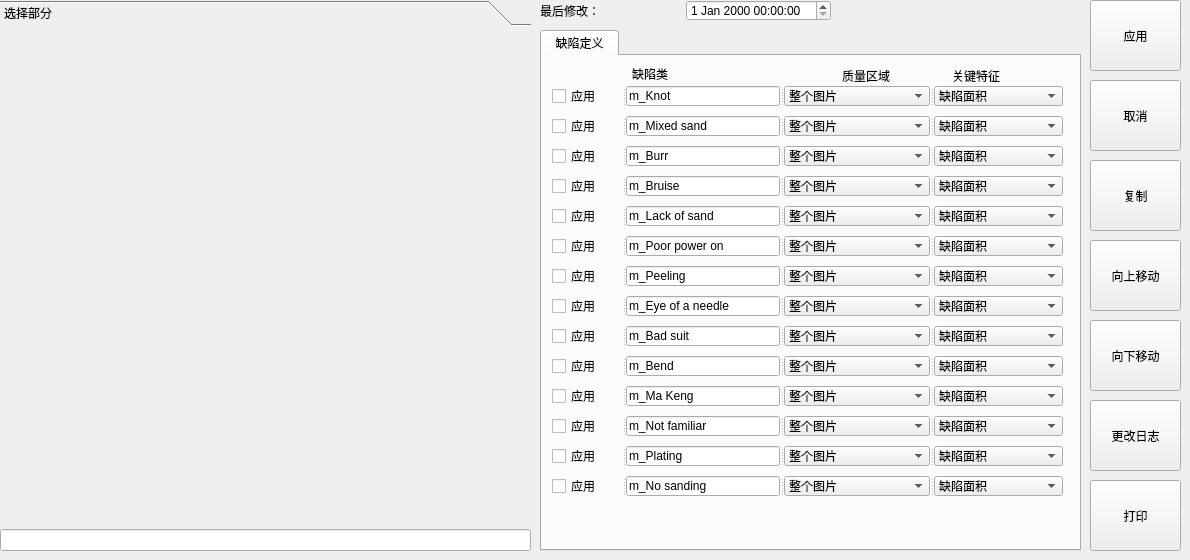
      <widget class="QWidget" name="tab_4">
       <attribute name="title">
        <string>产品参数</string>
       </attribute>
       <widget class="QWidget" name="layoutWidget_2">
        <property name="geometry">
         <rect>
          <x>540</x>
          <y>0</y>
          <width>291</width>
          <height>21</height>
         </rect>
        </property>
        <layout class="QHBoxLayout" name="horizontalLayout_14">
         <item>
          <widget class="QLabel" name="label_67">
           <property name="text">
            <string>最后修改：</string>
           </property>
          </widget>
         </item>
         <item>
          <widget class="QDateTimeEdit" name="dateTimeEdit_3"/>
         </item>
        </layout>
       </widget>
       <widget class="QTabWidget" name="tabWidget_9">
        <property name="geometry">
         <rect>
          <x>540</x>
          <y>30</y>
          <width>541</width>
          <height>521</height>
         </rect>
        </property>
        <property name="currentIndex">
         <number>0</number>
        </property>
        <widget class="QWidget" name="tab_17">
         <attribute name="title">
          <string> 缺陷定义 </string>
         </attribute>
         <widget class="QLabel" name="label_68">
          <property name="geometry">
           <rect>
            <x>90</x>
            <y>10</y>
            <width>54</width>
            <height>16</height>
           </rect>
          </property>
          <property name="text">
           <string>缺陷类</string>
          </property>
         </widget>
         <widget class="QSplitter" name="splitter_9">
          <property name="geometry">
           <rect>
            <x>10</x>
            <y>60</y>
            <width>511</width>
            <height>20</height>
           </rect>
          </property>
          <property name="orientation">
           <enum>Qt::Horizontal</enum>
          </property>
          <widget class="QCheckBox" name="checkBox_2">
           <property name="text">
            <string>应用</string>
           </property>
          </widget>
          <widget class="QLineEdit" name="lineEdit_16">
           <property name="text">
            <string>m_Mixed sand</string>
           </property>
          </widget>
          <widget class="QComboBox" name="comboBox_20">
           <item>
            <property name="text">
             <string>整个图片</string>
            </property>
           </item>
           <item>
            <property name="text">
             <string>缺陷所在位置</string>
            </property>
           </item>
          </widget>
          <widget class="QComboBox" name="comboBox_21">
           <item>
            <property name="text">
             <string>缺陷面积</string>
            </property>
           </item>
           <item>
            <property name="text">
             <string>缺陷置信度</string>
            </property>
           </item>
          </widget>
         </widget>
         <widget class="QSplitter" name="splitter_10">
          <property name="geometry">
           <rect>
            <x>10</x>
            <y>90</y>
            <width>511</width>
            <height>20</height>
           </rect>
          </property>
          <property name="orientation">
           <enum>Qt::Horizontal</enum>
          </property>
          <widget class="QCheckBox" name="checkBox_3">
           <property name="text">
            <string>应用</string>
           </property>
          </widget>
          <widget class="QLineEdit" name="lineEdit_19">
           <property name="text">
            <string>m_Burr</string>
           </property>
          </widget>
          <widget class="QComboBox" name="comboBox_22">
           <item>
            <property name="text">
             <string>整个图片</string>
            </property>
           </item>
           <item>
            <property name="text">
             <string>缺陷所在位置</string>
            </property>
           </item>
          </widget>
          <widget class="QComboBox" name="comboBox_23">
           <item>
            <property name="text">
             <string>缺陷面积</string>
            </property>
           </item>
           <item>
            <property name="text">
             <string>缺陷置信度</string>
            </property>
           </item>
          </widget>
         </widget>
         <widget class="QSplitter" name="splitter_11">
          <property name="geometry">
           <rect>
            <x>10</x>
            <y>120</y>
            <width>511</width>
            <height>20</height>
           </rect>
          </property>
          <property name="orientation">
           <enum>Qt::Horizontal</enum>
          </property>
          <widget class="QCheckBox" name="checkBox_4">
           <property name="text">
            <string>应用</string>
           </property>
          </widget>
          <widget class="QLineEdit" name="lineEdit_22">
           <property name="text">
            <string>m_Bruise</string>
           </property>
          </widget>
          <widget class="QComboBox" name="comboBox_36">
           <item>
            <property name="text">
             <string>整个图片</string>
            </property>
           </item>
           <item>
            <property name="text">
             <string>缺陷所在位置</string>
            </property>
           </item>
          </widget>
          <widget class="QComboBox" name="comboBox_37">
           <item>
            <property name="text">
             <string>缺陷面积</string>
            </property>
           </item>
           <item>
            <property name="text">
             <string>缺陷置信度</string>
            </property>
           </item>
          </widget>
         </widget>
         <widget class="QSplitter" name="splitter_12">
          <property name="geometry">
           <rect>
            <x>10</x>
            <y>150</y>
            <width>511</width>
            <height>20</height>
           </rect>
          </property>
          <property name="orientation">
           <enum>Qt::Horizontal</enum>
          </property>
          <widget class="QCheckBox" name="checkBox_5">
           <property name="text">
            <string>应用</string>
           </property>
          </widget>
          <widget class="QLineEdit" name="lineEdit_25">
           <property name="text">
            <string>m_Lack of sand</string>
           </property>
          </widget>
          <widget class="QComboBox" name="comboBox_38">
           <item>
            <property name="text">
             <string>整个图片</string>
            </property>
           </item>
           <item>
            <property name="text">
             <string>缺陷所在位置</string>
            </property>
           </item>
          </widget>
          <widget class="QComboBox" name="comboBox_39">
           <item>
            <property name="text">
             <string>缺陷面积</string>
            </property>
           </item>
           <item>
            <property name="text">
             <string>缺陷置信度</string>
            </property>
           </item>
          </widget>
         </widget>
         <widget class="QSplitter" name="splitter_13">
          <property name="geometry">
           <rect>
            <x>10</x>
            <y>180</y>
            <width>511</width>
            <height>20</height>
           </rect>
          </property>
          <property name="orientation">
           <enum>Qt::Horizontal</enum>
          </property>
          <widget class="QCheckBox" name="checkBox_6">
           <property name="text">
            <string>应用</string>
           </property>
          </widget>
          <widget class="QLineEdit" name="lineEdit_28">
           <property name="text">
            <string>m_Poor power on</string>
           </property>
          </widget>
          <widget class="QComboBox" name="comboBox_40">
           <item>
            <property name="text">
             <string>整个图片</string>
            </property>
           </item>
           <item>
            <property name="text">
             <string>缺陷所在位置</string>
            </property>
           </item>
          </widget>
          <widget class="QComboBox" name="comboBox_41">
           <item>
            <property name="text">
             <string>缺陷面积</string>
            </property>
           </item>
           <item>
            <property name="text">
             <string>缺陷置信度</string>
            </property>
           </item>
          </widget>
         </widget>
         <widget class="QSplitter" name="splitter_14">
          <property name="geometry">
           <rect>
            <x>10</x>
            <y>210</y>
            <width>511</width>
            <height>20</height>
           </rect>
          </property>
          <property name="orientation">
           <enum>Qt::Horizontal</enum>
          </property>
          <widget class="QCheckBox" name="checkBox_10">
           <property name="text">
            <string>应用</string>
           </property>
          </widget>
          <widget class="QLineEdit" name="lineEdit_31">
           <property name="text">
            <string>m_Peeling</string>
           </property>
          </widget>
          <widget class="QComboBox" name="comboBox_42">
           <item>
            <property name="text">
             <string>整个图片</string>
            </property>
           </item>
           <item>
            <property name="text">
             <string>缺陷所在位置</string>
            </property>
           </item>
          </widget>
          <widget class="QComboBox" name="comboBox_43">
           <item>
            <property name="text">
             <string>缺陷面积</string>
            </property>
           </item>
           <item>
            <property name="text">
             <string>缺陷置信度</string>
            </property>
           </item>
          </widget>
         </widget>
         <widget class="QLabel" name="label_69">
          <property name="geometry">
           <rect>
            <x>300</x>
            <y>10</y>
            <width>71</width>
            <height>20</height>
           </rect>
          </property>
          <property name="text">
           <string>质量区域</string>
          </property>
         </widget>
         <widget class="QLabel" name="label_70">
          <property name="geometry">
           <rect>
            <x>410</x>
            <y>10</y>
            <width>71</width>
            <height>20</height>
           </rect>
          </property>
          <property name="text">
           <string>关键特征</string>
          </property>
         </widget>
         <widget class="QSplitter" name="splitter_8">
          <property name="geometry">
           <rect>
            <x>10</x>
            <y>30</y>
            <width>511</width>
            <height>20</height>
           </rect>
          </property>
          <property name="orientation">
           <enum>Qt::Horizontal</enum>
          </property>
          <widget class="QCheckBox" name="checkBox">
           <property name="text">
            <string>应用</string>
           </property>
          </widget>
          <widget class="QLineEdit" name="lineEdit_7">
           <property name="text">
            <string>m_Knot</string>
           </property>
          </widget>
          <widget class="QComboBox" name="comboBox_18">
           <item>
            <property name="text">
             <string>整个图片</string>
            </property>
           </item>
           <item>
            <property name="text">
             <string>缺陷所在位置</string>
            </property>
           </item>
          </widget>
          <widget class="QComboBox" name="comboBox_19">
           <item>
            <property name="text">
             <string>缺陷面积</string>
            </property>
           </item>
           <item>
            <property name="text">
             <string>缺陷置信度</string>
            </property>
           </item>
          </widget>
         </widget>
         <widget class="QSplitter" name="splitter_16">
          <property name="geometry">
           <rect>
            <x>10</x>
            <y>240</y>
            <width>511</width>
            <height>20</height>
           </rect>
          </property>
          <property name="orientation">
           <enum>Qt::Horizontal</enum>
          </property>
          <widget class="QCheckBox" name="checkBox_48">
           <property name="text">
            <string>应用</string>
           </property>
          </widget>
          <widget class="QLineEdit" name="lineEdit_35">
           <property name="text">
            <string>m_Eye of a needle</string>
           </property>
          </widget>
          <widget class="QComboBox" name="comboBox_27">
           <item>
            <property name="text">
             <string>整个图片</string>
            </property>
           </item>
           <item>
            <property name="text">
             <string>缺陷所在位置</string>
            </property>
           </item>
          </widget>
          <widget class="QComboBox" name="comboBox_28">
           <item>
            <property name="text">
             <string>缺陷面积</string>
            </property>
           </item>
           <item>
            <property name="text">
             <string>缺陷置信度</string>
            </property>
           </item>
          </widget>
         </widget>
         <widget class="QSplitter" name="splitter_17">
          <property name="geometry">
           <rect>
            <x>10</x>
            <y>270</y>
            <width>511</width>
            <height>20</height>
           </rect>
          </property>
          <property name="orientation">
           <enum>Qt::Horizontal</enum>
          </property>
          <widget class="QCheckBox" name="checkBox_49">
           <property name="text">
            <string>应用</string>
           </property>
          </widget>
          <widget class="QLineEdit" name="lineEdit_38">
           <property name="text">
            <string>m_Bad suit</string>
           </property>
          </widget>
          <widget class="QComboBox" name="comboBox_29">
           <item>
            <property name="text">
             <string>整个图片</string>
            </property>
           </item>
           <item>
            <property name="text">
             <string>缺陷所在位置</string>
            </property>
           </item>
          </widget>
          <widget class="QComboBox" name="comboBox_30">
           <item>
            <property name="text">
             <string>缺陷面积</string>
            </property>
           </item>
           <item>
            <property name="text">
             <string>缺陷置信度</string>
            </property>
           </item>
          </widget>
         </widget>
         <widget class="QSplitter" name="splitter_18">
          <property name="geometry">
           <rect>
            <x>10</x>
            <y>300</y>
            <width>511</width>
            <height>20</height>
           </rect>
          </property>
          <property name="orientation">
           <enum>Qt::Horizontal</enum>
          </property>
          <widget class="QCheckBox" name="checkBox_50">
           <property name="text">
            <string>应用</string>
           </property>
          </widget>
          <widget class="QLineEdit" name="lineEdit_41">
           <property name="text">
            <string>m_Bend</string>
           </property>
          </widget>
          <widget class="QComboBox" name="comboBox_31">
           <item>
            <property name="text">
             <string>整个图片</string>
            </property>
           </item>
           <item>
            <property name="text">
             <string>缺陷所在位置</string>
            </property>
           </item>
          </widget>
          <widget class="QComboBox" name="comboBox_32">
           <item>
            <property name="text">
             <string>缺陷面积</string>
            </property>
           </item>
           <item>
            <property name="text">
             <string>缺陷置信度</string>
            </property>
           </item>
          </widget>
         </widget>
         <widget class="QSplitter" name="splitter_19">
          <property name="geometry">
           <rect>
            <x>10</x>
            <y>330</y>
            <width>511</width>
            <height>20</height>
           </rect>
          </property>
          <property name="orientation">
           <enum>Qt::Horizontal</enum>
          </property>
          <widget class="QCheckBox" name="checkBox_51">
           <property name="text">
            <string>应用</string>
           </property>
          </widget>
          <widget class="QLineEdit" name="lineEdit_44">
           <property name="text">
            <string>m_Ma Keng</string>
           </property>
          </widget>
          <widget class="QComboBox" name="comboBox_33">
           <item>
            <property name="text">
             <string>整个图片</string>
            </property>
           </item>
           <item>
            <property name="text">
             <string>缺陷所在位置</string>
            </property>
           </item>
          </widget>
          <widget class="QComboBox" name="comboBox_34">
           <item>
            <property name="text">
             <string>缺陷面积</string>
            </property>
           </item>
           <item>
            <property name="text">
             <string>缺陷置信度</string>
            </property>
           </item>
          </widget>
         </widget>
         <widget class="QSplitter" name="splitter_21">
          <property name="geometry">
           <rect>
            <x>10</x>
            <y>360</y>
            <width>511</width>
            <height>20</height>
           </rect>
          </property>
          <property name="orientation">
           <enum>Qt::Horizontal</enum>
          </property>
          <widget class="QCheckBox" name="checkBox_52">
           <property name="text">
            <string>应用</string>
           </property>
          </widget>
          <widget class="QLineEdit" name="lineEdit_47">
           <property name="text">
            <string>m_Not familiar</string>
           </property>
          </widget>
          <widget class="QComboBox" name="comboBox_35">
           <item>
            <property name="text">
             <string>整个图片</string>
            </property>
           </item>
           <item>
            <property name="text">
             <string>缺陷所在位置</string>
            </property>
           </item>
          </widget>
          <widget class="QComboBox" name="comboBox_44">
           <item>
            <property name="text">
             <string>缺陷面积</string>
            </property>
           </item>
           <item>
            <property name="text">
             <string>缺陷置信度</string>
            </property>
           </item>
          </widget>
         </widget>
         <widget class="QSplitter" name="splitter_22">
          <property name="geometry">
           <rect>
            <x>10</x>
            <y>390</y>
            <width>511</width>
            <height>20</height>
           </rect>
          </property>
          <property name="orientation">
           <enum>Qt::Horizontal</enum>
          </property>
          <widget class="QCheckBox" name="checkBox_53">
           <property name="text">
            <string>应用</string>
           </property>
          </widget>
          <widget class="QLineEdit" name="lineEdit_50">
           <property name="text">
            <string>m_Plating</string>
           </property>
          </widget>
          <widget class="QComboBox" name="comboBox_45">
           <item>
            <property name="text">
             <string>整个图片</string>
            </property>
           </item>
           <item>
            <property name="text">
             <string>缺陷所在位置</string>
            </property>
           </item>
          </widget>
          <widget class="QComboBox" name="comboBox_46">
           <item>
            <property name="text">
             <string>缺陷面积</string>
            </property>
           </item>
           <item>
            <property name="text">
             <string>缺陷置信度</string>
            </property>
           </item>
          </widget>
         </widget>
         <widget class="QSplitter" name="splitter_27">
          <property name="geometry">
           <rect>
            <x>10</x>
            <y>420</y>
            <width>511</width>
            <height>20</height>
           </rect>
          </property>
          <property name="orientation">
           <enum>Qt::Horizontal</enum>
          </property>
          <widget class="QCheckBox" name="checkBox_54">
           <property name="text">
            <string>应用</string>
           </property>
          </widget>
          <widget class="QLineEdit" name="lineEdit_53">
           <property name="text">
            <string>m_No sanding</string>
           </property>
          </widget>
          <widget class="QComboBox" name="comboBox_47">
           <item>
            <property name="text">
             <string>整个图片</string>
            </property>
           </item>
           <item>
            <property name="text">
             <string>缺陷所在位置</string>
            </property>
           </item>
          </widget>
          <widget class="QComboBox" name="comboBox_48">
           <item>
            <property name="text">
             <string>缺陷面积</string>
            </property>
           </item>
           <item>
            <property name="text">
             <string>缺陷置信度</string>
            </property>
           </item>
          </widget>
         </widget>
        </widget>
       </widget>
       <widget class="QWidget" name="layoutWidget">
        <property name="geometry">
         <rect>
          <x>0</x>
          <y>0</y>
          <width>531</width>
          <height>551</height>
         </rect>
        </property>
        <layout class="QVBoxLayout" name="verticalLayout_3">
         <item>
          <widget class="QToolBox" name="toolBox_3">
           <property name="currentIndex">
            <number>0</number>
           </property>
           <widget class="QWidget" name="page_7">
            <property name="geometry">
             <rect>
              <x>0</x>
              <y>0</y>
              <width>529</width>
              <height>497</height>
             </rect>
            </property>
            <attribute name="label">
             <string>选择部分</string>
            </attribute>
           </widget>
          </widget>
         </item>
         <item>
          <widget class="QLineEdit" name="lineEdit_6"/>
         </item>
        </layout>
       </widget>
       <widget class="QToolButton" name="toolButton_20">
        <property name="geometry">
         <rect>
          <x>1090</x>
          <y>240</y>
          <width>91</width>
          <height>71</height>
         </rect>
        </property>
        <property name="text">
         <string>向上移动</string>
        </property>
        <property name="icon">
         <iconset resource="ico.qrc">
          <normaloff>:/ico/ico/arrow_bottom_down (2).ico</normaloff>:/ico/ico/arrow_bottom_down (2).ico</iconset>
        </property>
        <property name="iconSize">
         <size>
          <width>48</width>
          <height>36</height>
         </size>
        </property>
        <property name="toolButtonStyle">
         <enum>Qt::ToolButtonTextUnderIcon</enum>
        </property>
       </widget>
       <widget class="QToolButton" name="toolButton_21">
        <property name="geometry">
         <rect>
          <x>1090</x>
          <y>480</y>
          <width>91</width>
          <height>71</height>
         </rect>
        </property>
        <property name="text">
         <string>打印</string>
        </property>
        <property name="icon">
         <iconset resource="ico.qrc">
          <normaloff>:/ico/ico/printer_64.ico</normaloff>:/ico/ico/printer_64.ico</iconset>
        </property>
        <property name="iconSize">
         <size>
          <width>48</width>
          <height>36</height>
         </size>
        </property>
        <property name="toolButtonStyle">
         <enum>Qt::ToolButtonTextUnderIcon</enum>
        </property>
       </widget>
       <widget class="QToolButton" name="toolButton_22">
        <property name="geometry">
         <rect>
          <x>1090</x>
          <y>320</y>
          <width>91</width>
          <height>71</height>
         </rect>
        </property>
        <property name="text">
         <string>向下移动</string>
        </property>
        <property name="icon">
         <iconset resource="ico.qrc">
          <normaloff>:/ico/ico/arrow_bottom_down (1).ico</normaloff>:/ico/ico/arrow_bottom_down (1).ico</iconset>
        </property>
        <property name="iconSize">
         <size>
          <width>48</width>
          <height>36</height>
         </size>
        </property>
        <property name="toolButtonStyle">
         <enum>Qt::ToolButtonTextUnderIcon</enum>
        </property>
       </widget>
       <widget class="QToolButton" name="toolButton_23">
        <property name="geometry">
         <rect>
          <x>1090</x>
          <y>400</y>
          <width>91</width>
          <height>71</height>
         </rect>
        </property>
        <property name="text">
         <string>更改日志</string>
        </property>
        <property name="icon">
         <iconset resource="ico.qrc">
          <normaloff>:/ico/ico/exchanging.ico</normaloff>:/ico/ico/exchanging.ico</iconset>
        </property>
        <property name="iconSize">
         <size>
          <width>48</width>
          <height>36</height>
         </size>
        </property>
        <property name="toolButtonStyle">
         <enum>Qt::ToolButtonTextUnderIcon</enum>
        </property>
       </widget>
       <widget class="QToolButton" name="toolButton_24">
        <property name="geometry">
         <rect>
          <x>1090</x>
          <y>0</y>
          <width>91</width>
          <height>71</height>
         </rect>
        </property>
        <property name="text">
         <string>应用</string>
        </property>
        <property name="icon">
         <iconset resource="ico.qrc">
          <normaloff>:/ico/ico/checkboxmark.ico</normaloff>:/ico/ico/checkboxmark.ico</iconset>
        </property>
        <property name="iconSize">
         <size>
          <width>48</width>
          <height>36</height>
         </size>
        </property>
        <property name="toolButtonStyle">
         <enum>Qt::ToolButtonTextUnderIcon</enum>
        </property>
       </widget>
       <widget class="QToolButton" name="toolButton_25">
        <property name="geometry">
         <rect>
          <x>1090</x>
          <y>80</y>
          <width>91</width>
          <height>71</height>
         </rect>
        </property>
        <property name="text">
         <string>取消</string>
        </property>
        <property name="icon">
         <iconset resource="ico.qrc">
          <normaloff>:/ico/ico/cancel.ico</normaloff>:/ico/ico/cancel.ico</iconset>
        </property>
        <property name="iconSize">
         <size>
          <width>48</width>
          <height>36</height>
         </size>
        </property>
        <property name="toolButtonStyle">
         <enum>Qt::ToolButtonTextUnderIcon</enum>
        </property>
       </widget>
       <widget class="QToolButton" name="toolButton_26">
        <property name="geometry">
         <rect>
          <x>1090</x>
          <y>160</y>
          <width>91</width>
          <height>71</height>
         </rect>
        </property>
        <property name="text">
         <string>复制</string>
        </property>
        <property name="icon">
         <iconset resource="ico.qrc">
          <normaloff>:/ico/ico/copy.ico</normaloff>:/ico/ico/copy.ico</iconset>
        </property>
        <property name="iconSize">
         <size>
          <width>48</width>
          <height>36</height>
         </size>
        </property>
        <property name="toolButtonStyle">
         <enum>Qt::ToolButtonTextUnderIcon</enum>
        </property>
       </widget>
      </widget>
